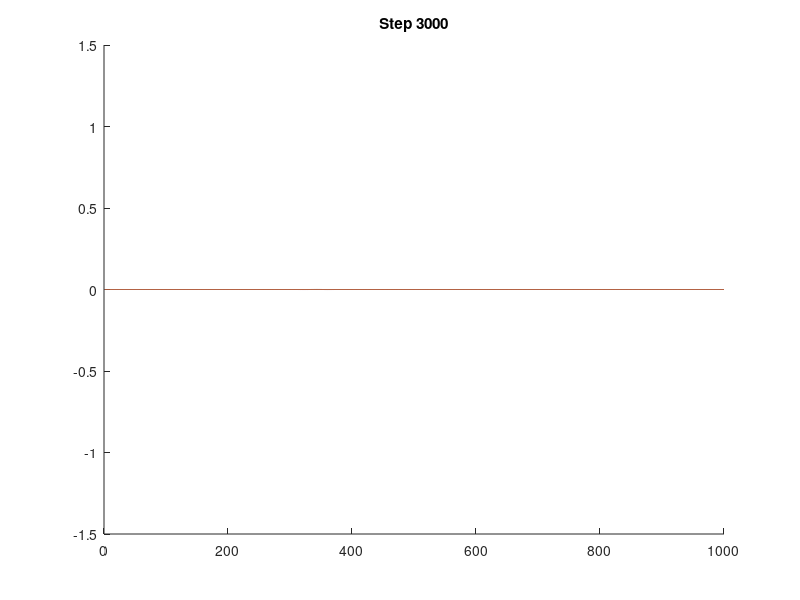

The MATLAB source for this figure:
%% Define Grid

% NOTE: Grid resolution should must be sufficient to resolve the shortest
% wavelength. For example, for most metallic surfaces 60-100 cells in one
% wavelength should be enough.

% NOTE: If our simulation has critical dimensions, snapping grid to these
% dimensions should be considered.

Sx = 1; % Physical size along x
Sy = 1; % Physical size along y
Sz = 1; % Physical size along z

Nx = 1000; % Number of cells along x
Ny = 1000; % Number of cells along y
Nz = 1000; % Number of cells along z

dx = Sx/Nx;
dy = Sy/Ny;
dz = Sz/Nz;

%% Define Physical Parameters

% Speed of light
c0 = 2.99792458e8;

% Permittivity and permeability of free space
u0 = 4.0 * pi * 1.0e-7;
e0 = 1.0 / (c0 * c0 * u0);
er = 1.0;
ur = 1.0;

% Time step (according to Courant Condition)
dt = min(min(dx, dy), dz) / 2.0 / c0; % Single time step in seconds
steps = 3000; % Total simulation steps
t = (0:dt:(steps - 1) * dt); % Each time step

% Initialize materials to free space
ER = ones(1, Nz) .* er;
UR = ones(1, Nz) .* ur;

% Compute update coefficients (only for z direction)
mEy = (c0 * dt) ./ ER / dz;
mHx = (c0 * dt) ./ UR / dz;

% Initialize H and E fields to zeros
Hx = zeros(1, Nz);
Ey = zeros(1, Nz);

% Initialize variables for perfect boundary conditions
h1 = 0; h2 = 0;
e1 = 0; e2 = 0;

%% Describe source
fmax = 1e10; % Max frequency we're interested in
tau = 0.5 / fmax; % tau, aka FWHM (Full Width at Half Maximum)
t0 = 6 * tau; % Pulse offset

gaussian = exp(-((t - t0) ./ tau ) .^ 2); % Gaussian pulse
harmonic = 0.5 * sin(2 * pi * 1e9 * t); % 10 GHz harmonic source

% Choose the desired pulse for simulation
pulse = gaussian;

%% Main FDTD Loop
jump = 20;
prompt = true;
figure;

for T = 1 : steps
    h2 = h1; h1 = Hx(1); % Record boundary H that we'll use 2 steps later
    % Update H from E
    for nz = 1 : Nz - 1
        Hx(nz) = Hx(nz) + mHx(nz) * (Ey(nz+1) - Ey(nz));
    end
    Hx(Nz) = Hx(Nz) + mHx(nz) * (e2 - Ey(Nz)); % Perfect boundary condition

    % Update E from H
    e2 = e1; e1 = Ey(Nz); % Record boundary E that we'll use 2 steps later
    Ey(1) = Ey(1) + mEy(1) * (Hx(1) - h2); % Perfect boundary condition
    for nz = 2 : Nz
        Ey(nz) = Ey(nz) + mEy(nz) * (Hx(nz) - Hx(nz-1));
    end

    % Inject source
    nzsrc = Nz / 4; % Source is at the quarter of the length
    
    % Soft source
    Ey(nzsrc) = Ey(nzsrc) + pulse(T);

    % Hard Source
    % Ey(nzsrc) = pulse(T);

    % Visualize E and H (not necessarily every step)
    if mod(T, jump) == 0
        clf;
        hold on;
        plot(Ey);
        plot(Hx);
        ylim([-1.5, 1.5]);
        xlim([0, Nz]);
        title(['Step ', num2str(T)])
        pause(0.05);
    end

    if T == 500 && prompt == true
        % Prompt the user to continue or stop
        answer = questdlg('Do you want to continue?', 'Continue Simulation', 'Continue', 'Stop', 'Continue');

        if strcmp(answer, 'Stop')
            disp('Simulation stopped by the user.');
            break; % Exit the loop
        end
    end
end